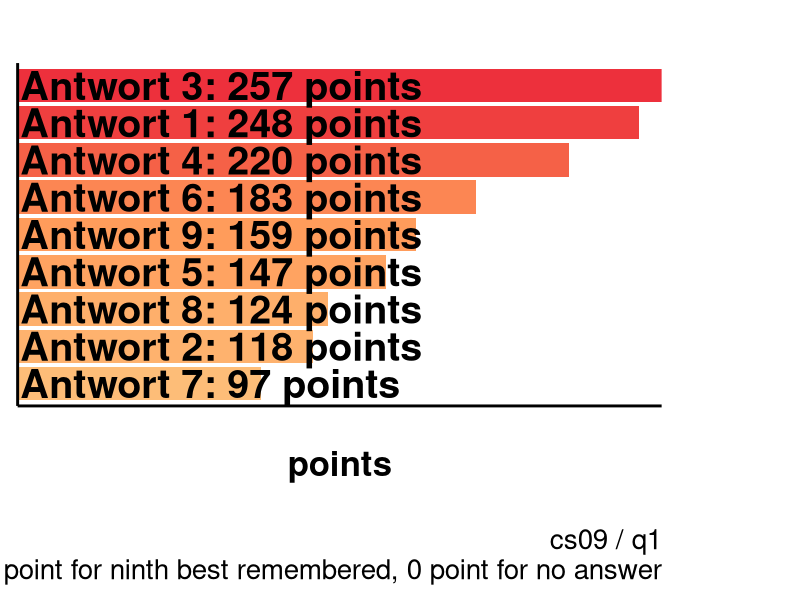
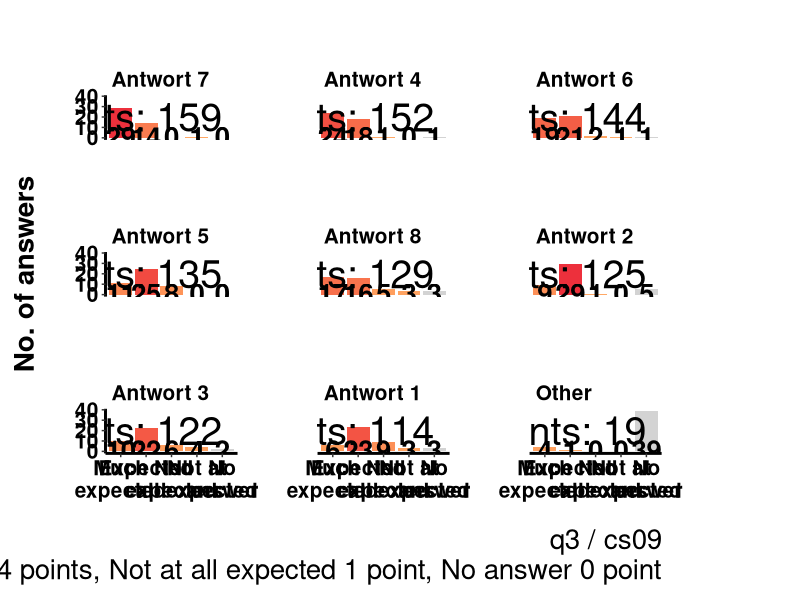

The R script that drew these images, in order:
#####################################################
#Beispielskript fuer eine einfache Datenaufbereitung#
#####################################################
rm(list=ls())

# load packages -----------------------------------------------------------
library(tidyverse)
library(scales)
library(readxl)


# load data ---------------------------------------------------------------
dat <- read_excel("data_beispielskript.xlsx",
                  sheet=1)


# Codierung der ersten Frage ----------------------------------------------
q1 <- dat %>%
  select(v1_A,v1_B,v1_C,v1_D,v1_E,v1_F,v1_G,v1_H,v1_I) %>% 
  gather(item,value) %>%
  mutate(value = case_when(.$value==1 ~ 9,
                           .$value==2 ~ 8,
                           .$value==3 ~ 7,
                           .$value==4 ~ 6,
                           .$value==5 ~ 5,
                           .$value==6 ~ 4,
                           .$value==7 ~ 3,
                           .$value==8 ~ 2,
                           .$value==9 ~ 1,
                           .$value==9999999 ~ 0)) %>%
  group_by(item) %>%
  dplyr::summarise(summe = sum(value)) %>%
  mutate(item = case_when(.$item == 'v1_A' ~ 'Antwort 1',
                          .$item == 'v1_B' ~ 'Antwort 2',
                          .$item == 'v1_C' ~ 'Antwort 3',
                          .$item == 'v1_D' ~ 'Antwort 4',
                          .$item == 'v1_E' ~ 'Antwort 5',
                          .$item == 'v1_F' ~ 'Antwort 6',
                          .$item == 'v1_G' ~ 'Antwort 7',
                          .$item == 'v1_H' ~ 'Antwort 8',
                          .$item == 'v1_I' ~ 'Antwort 9')) %>%
  arrange(summe) %>%
  mutate(label = paste0(item,': ',summe, ' points'))

ggplot(q1,aes(reorder(item,summe),summe)) +
  geom_bar(stat = 'identity', aes(fill=summe)) +
  geom_text(aes(label = label),y=1,fontface='bold',hjust=0,size=10) +
  labs(y = '\npoints\n', 
       x = '', 
       title = "", 
       subtitle = "", 
       caption = paste0('cs09 / q1\n10 points for best remembered, 1 point for ninth best remembered, 0 point for no answer')) +
  coord_flip() +
  scale_fill_gradient2(low = "#FAD089", mid = "#FF9C5B",
                       high = "#ED303C", midpoint = median(q1$summe)) +
  scale_y_continuous(expand=c(0,0))+
  theme(#panel.grid = element_blank()
    axis.line = element_line(color="black", size = 1),
    axis.text.y = element_blank(),
    axis.text.x = element_blank(),
    axis.title.y = element_blank(),
    axis.title.x = element_text(color="black", size = 25,face = "bold"),
    axis.ticks = element_blank(),
    panel.background = element_rect(fill='white'),
    plot.background = element_rect(fill='white'),
    #legend.justification=c(0,1), 
    legend.position='none',
    legend.direction = 'horizontal',
    legend.background = element_rect(fill=alpha("white", 0)),
    legend.title=element_blank(),
    legend.text= element_text(color="black", size=20),
    legend.key.size = unit(2.5,"line"),
    panel.spacing = unit(4, "lines"),
    plot.margin = margin(10, 100, 10, 10),
    strip.text = element_text(color="black", size = 30,face = "bold", hjust=0),
    strip.background = element_rect(colour="white", fill="white"),
    plot.caption= element_text(color="black", size=20))

ggsave('q1.png', plot = last_plot(),width = 22.86, height =12.9, units = c("cm"),dpi=300,scale=3)




# q3 ----------------------------------------------------------------------
q3 <- dat %>%
  select(v3_A,v3_B, v3_C,v3_D,v3_E,v3_F,v3_G,v3_H,v3_I) %>%
  gather(item,value) %>%
  mutate(value = replace(value,value==9999999,-99)) %>%
  group_by(item,value)%>%
  dplyr::summarise(anzahl = n()) %>%
  mutate(share = anzahl/sum(anzahl)) %>%
  ungroup()%>%
  complete(item,value,fill=list(anzahl=0, share=0)) %>%
  mutate(item = case_when(.$item == 'v3_A' ~ 'Antwort 1',
                          .$item == 'v3_B' ~ 'Antwort 2',
                          .$item == 'v3_C' ~ 'Antwort 3',
                          .$item == 'v3_D' ~ 'Antwort 4',
                          .$item == 'v3_E' ~ 'Antwort 5',
                          .$item == 'v3_F' ~ 'Antwort 6',
                          .$item == 'v3_G' ~ 'Antwort 7',
                          .$item == 'v3_H' ~ 'Antwort 8',
                          .$item == 'v3_I' ~ 'Other')) %>%
  mutate(value = case_when(.$value == 1 ~ 'Much expected',
                          .$value == 2 ~ 'Expected',
                          .$value == 3 ~ 'Not expected',
                          .$value == 4 ~ 'Not at all expected',
                          .$value == -99 ~ 'No answer')) %>%
  mutate(value = factor(value,levels=c( 'Much expected','Expected','Not expected','Not at all expected','No answer'),
                        labels=c( 'Much\nexpected','Expected','Not\nexpected','Not at\nall expected','No\nanswer')))%>%
  mutate(share = replace(share,value == 'No\nanswer',NA))

q3.HELP <- dat %>%
    select(v3_A,v3_B, v3_C,v3_D,v3_E,v3_F,v3_G,v3_H,v3_I) %>%
    gather(item,value) %>%
    mutate(value = replace(value,value==9999999,-99)) %>%
    mutate(value = case_when(.$value==1 ~ 4,
                           .$value==2 ~ 3,
                           .$value==3 ~ 2,
                           .$value==4 ~ 1,
                           .$value==-99 ~ 0)) %>%
    group_by(item) %>%
  dplyr::summarise(anzahl = sum(value)) %>%
  mutate(item = case_when(.$item == 'v3_A' ~ 'Antwort 1',
                          .$item == 'v3_B' ~ 'Antwort 2',
                          .$item == 'v3_C' ~ 'Antwort 3',
                          .$item == 'v3_D' ~ 'Antwort 4',
                          .$item == 'v3_E' ~ 'Antwort 5',
                          .$item == 'v3_F' ~ 'Antwort 6',
                          .$item == 'v3_G' ~ 'Antwort 7',
                          .$item == 'v3_H' ~ 'Antwort 8',
                          .$item == 'v3_I' ~ 'Other')) %>%
  arrange(-anzahl) %>%
  mutate(item = factor(item,levels = rev(c(unique(.$item)[.$item!='Other'],'Other'))))
  
q3 <- q3 %>% mutate(item = factor(item,levels =  rev(levels(q3.HELP$item))))
    

ggplot(q3,aes(value,anzahl)) + geom_bar(stat = 'identity', aes(fill=share)) +
  geom_text(aes(label = anzahl),y=1,fontface='bold',hjust=0.5,size=7) +
  
  geom_text(data=q3.HELP,aes(label = paste0('Total interest points: ',anzahl)),x= 5,y=20, hjust=1, size = 10) +
  
  scale_fill_gradient2(low = "#FAD089", mid = "#FF9C5B",
                       high = "#ED303C", midpoint = median(q3$share,na.rm=T), na.value = "lightgrey") +
  facet_wrap(~item,ncol=3) +
  
  labs(y = 'No. of answers\n', 
       x = ' ', 
       title = "", 
       subtitle = "", 
       caption = paste0('q3 / cs09\nMuch expected 4 points, Not at all expected 1 point, No answer 0 point'))+
  theme(#panel.grid = element_blank()
    axis.line = element_line(color="black", size = 1),
    axis.text.y = element_text(color="black", size = 15,face = "bold"),
    axis.title.y = element_text(color="black", size = 20,face = "bold"),
    axis.text.x = element_text(color="black", size = 15,face = "bold"),
    axis.title = element_text(color="black", size = 10,face = "bold"),
    panel.background = element_rect(fill='white'),
    plot.background = element_rect(fill='white'),
    legend.position='none',
    panel.spacing = unit(4, "lines"),
    plot.margin = margin(10, 100, 10, 10),
    strip.text = element_text(color="black", size = 15,face = "bold",hjust = 0),
    strip.background = element_rect(colour="white", fill="white"),
    plot.caption= element_text(color="black", size=20))

ggsave('q3.png', plot = last_plot(),width = 22.86, height =12.9, units = c("cm"),dpi=300,scale=3)

  
  
  
  

